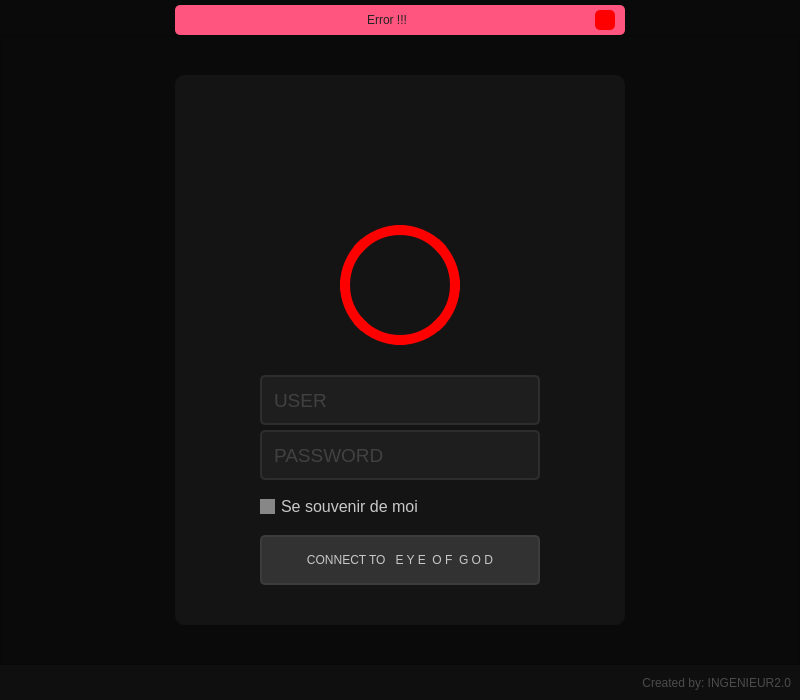
<?xml version="1.0" encoding="UTF-8"?>
<ui version="4.0">
 <class>Login</class>
 <widget class="QMainWindow" name="Login">
  <property name="geometry">
   <rect>
    <x>0</x>
    <y>0</y>
    <width>800</width>
    <height>700</height>
   </rect>
  </property>
  <property name="minimumSize">
   <size>
    <width>500</width>
    <height>700</height>
   </size>
  </property>
  <property name="windowTitle">
   <string>EYE OF GOD  Login</string>
  </property>
  <property name="windowIcon">
   <iconset resource="source.qrc">
    <normaloff>:/icon/resource/icon/Icon.ico</normaloff>:/icon/resource/icon/Icon.ico</iconset>
  </property>
  <property name="styleSheet">
   <string notr="true">color: rgb(200, 200, 200);
background-color: rgb(10, 10, 10);</string>
  </property>
  <widget class="QWidget" name="centralwidget">
   <layout class="QVBoxLayout" name="verticalLayout">
    <property name="spacing">
     <number>0</number>
    </property>
    <property name="leftMargin">
     <number>0</number>
    </property>
    <property name="topMargin">
     <number>0</number>
    </property>
    <property name="rightMargin">
     <number>0</number>
    </property>
    <property name="bottomMargin">
     <number>0</number>
    </property>
    <item>
     <widget class="QFrame" name="top_bar">
      <property name="maximumSize">
       <size>
        <width>16777215</width>
        <height>35</height>
       </size>
      </property>
      <property name="styleSheet">
       <string notr="true"/>
      </property>
      <property name="frameShape">
       <enum>QFrame::NoFrame</enum>
      </property>
      <property name="frameShadow">
       <enum>QFrame::Raised</enum>
      </property>
      <layout class="QHBoxLayout" name="horizontalLayout_2">
       <property name="spacing">
        <number>0</number>
       </property>
       <property name="leftMargin">
        <number>0</number>
       </property>
       <property name="topMargin">
        <number>5</number>
       </property>
       <property name="rightMargin">
        <number>0</number>
       </property>
       <property name="bottomMargin">
        <number>0</number>
       </property>
       <item>
        <widget class="QFrame" name="frame">
         <property name="maximumSize">
          <size>
           <width>450</width>
           <height>16777215</height>
          </size>
         </property>
         <property name="styleSheet">
          <string notr="true">background-color: rgb(255, 85, 127);
border-radius: 5px;</string>
         </property>
         <property name="frameShape">
          <enum>QFrame::StyledPanel</enum>
         </property>
         <property name="frameShadow">
          <enum>QFrame::Raised</enum>
         </property>
         <layout class="QHBoxLayout" name="horizontalLayout_3">
          <property name="leftMargin">
           <number>10</number>
          </property>
          <property name="topMargin">
           <number>3</number>
          </property>
          <property name="rightMargin">
           <number>10</number>
          </property>
          <property name="bottomMargin">
           <number>3</number>
          </property>
          <item>
           <widget class="QLabel" name="label_error">
            <property name="styleSheet">
             <string notr="true">color: rgb(35, 35, 35);</string>
            </property>
            <property name="text">
             <string>Error !!!</string>
            </property>
            <property name="alignment">
             <set>Qt::AlignCenter</set>
            </property>
           </widget>
          </item>
          <item>
           <widget class="QPushButton" name="pb_close_pup">
            <property name="maximumSize">
             <size>
              <width>20</width>
              <height>20</height>
             </size>
            </property>
            <property name="styleSheet">
             <string notr="true">QPushButton {
	border-radius: 5px;
	background-image: url(C:/Users/idris/Documents/qt/eye_of_god/resource/images/cil-x.png);
	background-position: center;
	background-color: rgb(255, 0, 0);
}
QPushButton:hover {
	background-color: rgb(50, 50, 50);
	color: rgb(200, 200, 200);
}
QPushButton:pressed {
	background-color: rgb(35, 35, 35);
	color: rgb(200, 200, 200);
}</string>
            </property>
            <property name="text">
             <string/>
            </property>
           </widget>
          </item>
         </layout>
        </widget>
       </item>
      </layout>
     </widget>
    </item>
    <item>
     <widget class="QFrame" name="contenu">
      <property name="styleSheet">
       <string notr="true"/>
      </property>
      <property name="frameShape">
       <enum>QFrame::StyledPanel</enum>
      </property>
      <property name="frameShadow">
       <enum>QFrame::Raised</enum>
      </property>
      <layout class="QHBoxLayout" name="horizontalLayout">
       <item>
        <widget class="QFrame" name="login_area">
         <property name="maximumSize">
          <size>
           <width>450</width>
           <height>550</height>
          </size>
         </property>
         <property name="styleSheet">
          <string notr="true">background-color: rgb(20, 20, 20);
border-radius: 10px;</string>
         </property>
         <property name="frameShape">
          <enum>QFrame::NoFrame</enum>
         </property>
         <property name="frameShadow">
          <enum>QFrame::Raised</enum>
         </property>
         <widget class="QFrame" name="logo_esprit">
          <property name="geometry">
           <rect>
            <x>70</x>
            <y>-50</y>
            <width>298</width>
            <height>201</height>
           </rect>
          </property>
          <property name="styleSheet">
           <string notr="true">	background-image: url(C:/Users/idris/Documents/qt/eye_of_god/resource/images/esprit.png);
	background-repeat: no-repeat;
	background-position: center;</string>
          </property>
          <property name="frameShape">
           <enum>QFrame::StyledPanel</enum>
          </property>
          <property name="frameShadow">
           <enum>QFrame::Raised</enum>
          </property>
         </widget>
         <widget class="QFrame" name="avatar">
          <property name="geometry">
           <rect>
            <x>165</x>
            <y>150</y>
            <width>120</width>
            <height>120</height>
           </rect>
          </property>
          <property name="styleSheet">
           <string notr="true">QFrame {
	background-image: url(C:/Users/idris/Documents/qt/eye_of_god/resource/images/avatar.png);
	border-radius: 60px;
	border: 10px solid rgb(255, 0, 0);
}
QFrame:hover {
	;
	border: 10px solid rgb(255, 0, 17);
}</string>
          </property>
          <property name="frameShape">
           <enum>QFrame::StyledPanel</enum>
          </property>
          <property name="frameShadow">
           <enum>QFrame::Raised</enum>
          </property>
         </widget>
         <widget class="QLineEdit" name="lineEdit_login">
          <property name="geometry">
           <rect>
            <x>85</x>
            <y>300</y>
            <width>280</width>
            <height>50</height>
           </rect>
          </property>
          <property name="font">
           <font>
            <family>Segoe UI</family>
            <pointsize>14</pointsize>
           </font>
          </property>
          <property name="styleSheet">
           <string notr="true">QLineEdit{
	border: 2px solid rgb(45, 45, 45);
	border-radius:5px;
	padding: 10px;
	background-color: rgb(30, 30, 30);
	
	color: rgb(100, 100, 100);
}
QLineEdit:hover{
	border: 2px solid rgb(55, 55, 55);
}
QLineEdit:focus{
	border: 2px solid rgb(255, 0, 0);
	color: rgb(200, 200, 205);
}</string>
          </property>
          <property name="maxLength">
           <number>50</number>
          </property>
          <property name="placeholderText">
           <string>USER</string>
          </property>
         </widget>
         <widget class="QLineEdit" name="lineEdit_password">
          <property name="geometry">
           <rect>
            <x>85</x>
            <y>355</y>
            <width>280</width>
            <height>50</height>
           </rect>
          </property>
          <property name="font">
           <font>
            <family>Segoe UI</family>
            <pointsize>14</pointsize>
           </font>
          </property>
          <property name="styleSheet">
           <string notr="true">QLineEdit{
	border: 2px solid rgb(45, 45, 45);
	border-radius:5px;
	padding: 10px;
	background-color: rgb(30, 30, 30);
	
	color: rgb(100, 100, 100);
}
QLineEdit:hover{
	border: 2px solid rgb(55, 55, 55);
}
QLineEdit:focus{
	border: 2px solid rgb(255, 0, 0);
	color: rgb(200, 200, 205);
}</string>
          </property>
          <property name="maxLength">
           <number>255</number>
          </property>
          <property name="echoMode">
           <enum>QLineEdit::Password</enum>
          </property>
          <property name="placeholderText">
           <string>PASSWORD</string>
          </property>
         </widget>
         <widget class="QCheckBox" name="checkBox">
          <property name="geometry">
           <rect>
            <x>85</x>
            <y>420</y>
            <width>281</width>
            <height>22</height>
           </rect>
          </property>
          <property name="font">
           <font>
            <family>Segoe UI</family>
            <pointsize>12</pointsize>
           </font>
          </property>
          <property name="styleSheet">
           <string notr="true">QCheckBox::indicator{
	border: 3px solid rgb(100.100.100);
	width: 15px;
	height: 15px;
	border-radius: 10px;
	background-color: rgb(135, 135, 135);
}
QCheckBox::indicator:checked{
	border: 3px solid rgb(255.0.17);
	background-color: rgb(255, 0, 0);
}</string>
          </property>
          <property name="text">
           <string>Se souvenir de moi</string>
          </property>
         </widget>
         <widget class="QPushButton" name="pb_valider">
          <property name="geometry">
           <rect>
            <x>85</x>
            <y>460</y>
            <width>280</width>
            <height>50</height>
           </rect>
          </property>
          <property name="styleSheet">
           <string notr="true">QPushButton{
	background-color: rgb(50, 50, 50);
	border: 2px solid rgb(60, 60, 60);
	border-radius: 5px;
}
QPushButton:hover{
	background-color: rgb(60, 60, 60);
	border: 2px solid rgb(70, 70, 70);

}
QPushButton:pressed{
	background-color: rgb(255, 0, 0);
	border: 2px solid rgb(255, 0, 127);
	color: rgb(35, 35, 35);

}</string>
          </property>
          <property name="text">
           <string>CONNECT TO   E Y E  O F  G O D</string>
          </property>
         </widget>
        </widget>
       </item>
      </layout>
     </widget>
    </item>
    <item>
     <widget class="QFrame" name="bottom">
      <property name="maximumSize">
       <size>
        <width>16777215</width>
        <height>35</height>
       </size>
      </property>
      <property name="layoutDirection">
       <enum>Qt::LeftToRight</enum>
      </property>
      <property name="styleSheet">
       <string notr="true">background-color: rgb(15, 15, 15);</string>
      </property>
      <property name="frameShape">
       <enum>QFrame::NoFrame</enum>
      </property>
      <property name="frameShadow">
       <enum>QFrame::Raised</enum>
      </property>
      <layout class="QVBoxLayout" name="verticalLayout_2">
       <item>
        <widget class="QLabel" name="label_created">
         <property name="font">
          <font>
           <family>Segoe UI</family>
          </font>
         </property>
         <property name="styleSheet">
          <string notr="true">color: rgb(75, 75, 75);</string>
         </property>
         <property name="text">
          <string>Created by: INGENIEUR2.0</string>
         </property>
         <property name="alignment">
          <set>Qt::AlignRight|Qt::AlignTrailing|Qt::AlignVCenter</set>
         </property>
        </widget>
       </item>
      </layout>
     </widget>
    </item>
   </layout>
  </widget>
  <widget class="QMenuBar" name="menubar">
   <property name="geometry">
    <rect>
     <x>0</x>
     <y>0</y>
     <width>800</width>
     <height>21</height>
    </rect>
   </property>
  </widget>
 </widget>
 <resources>
  <include location="source.qrc"/>
 </resources>
 <connections>
  <connection>
   <sender>pb_close_pup</sender>
   <signal>clicked()</signal>
   <receiver>frame</receiver>
   <slot>hide()</slot>
   <hints>
    <hint type="sourcelabel">
     <x>601</x>
     <y>38</y>
    </hint>
    <hint type="destinationlabel">
     <x>555</x>
     <y>27</y>
    </hint>
   </hints>
  </connection>
 </connections>
</ui>
